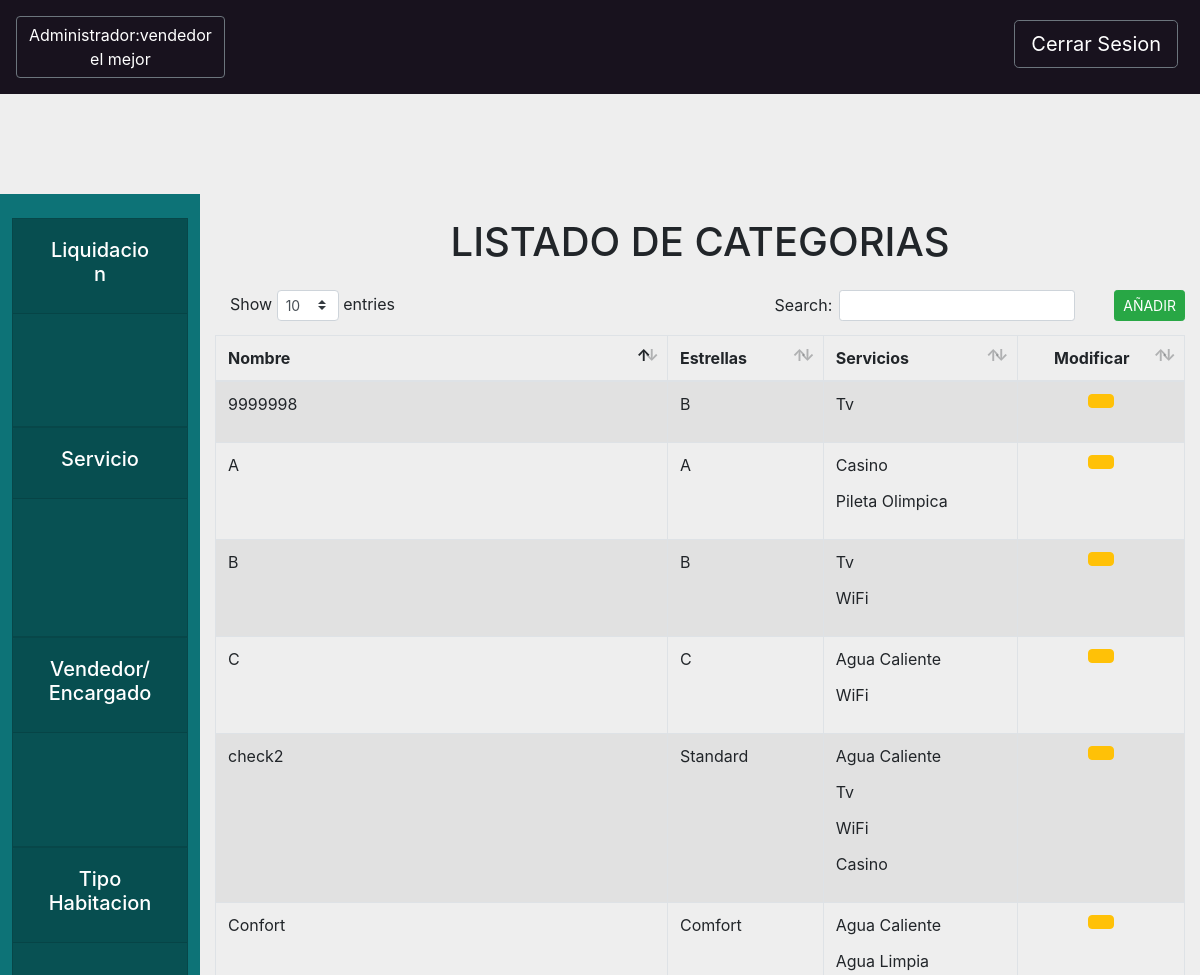
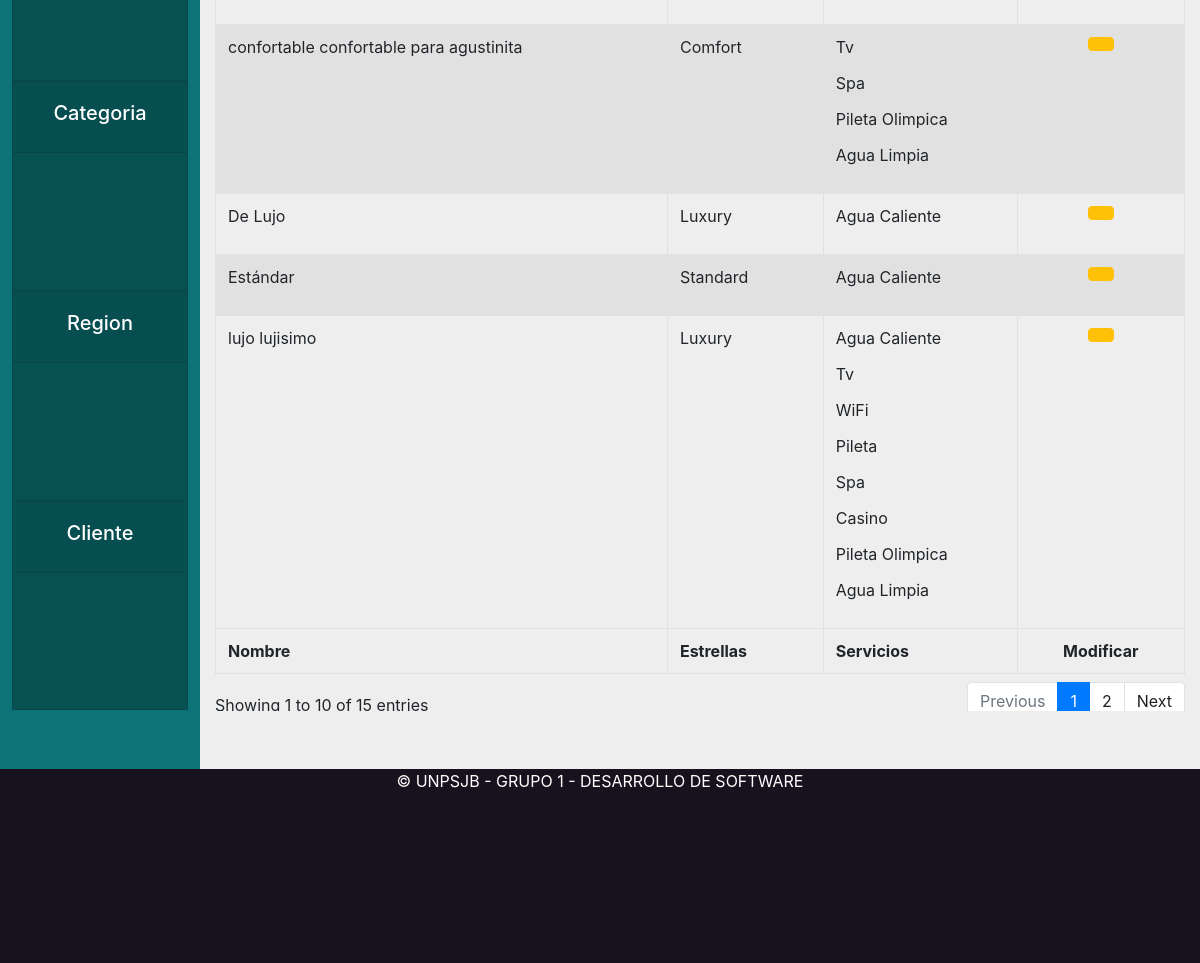
The app's page /core/categoria (signed in) with its own data (2 pictures, top to bottom).
### core/models.py (models this page shows, shortened)
class Persona(models.Model):
    DNI = 0
    PASAPORTE = 1
    LIBRETA = 2
    TIPOS_DOCUMENTO = (
        (DNI, "DNI"),
        (PASAPORTE, "PASAPORTE"),
        (LIBRETA, "LIBRETA")
    )
    objects = PersonaManager.from_queryset(PersonaQuerySet)()
    tipo_documento = models.PositiveSmallIntegerField(choices=TIPOS_DOCUMENTO)
    documento = models.CharField(max_length=13)
    nombre = models.CharField(max_length=200)
    apellido = models.CharField(max_length=200)
    usuario = models.OneToOneField(User, null=True, blank=True, on_delete=models.SET_NULL)

class Categoria(models.Model):
    ESTRELLA_A = 0
    ESTRELLA_B = 1
    ESTRELLA_C = 2
    ESTRELLA_1 = 3
    ESTRELLA_2 = 4
    ESTRELLA_3 = 5
    ESTRELLA_4 = 6
    ESTRELLA_5 = 7
    ESTRELLAS = (
        (ESTRELLA_A, "A"),
        (ESTRELLA_B, "B"),
        (ESTRELLA_C, "C"),
        (ESTRELLA_1, "Tourist"),
        (ESTRELLA_2, "Standard"),
        (ESTRELLA_3, "Comfort"),
        (ESTRELLA_4, "First Class"),
        (ESTRELLA_5, "Luxury"),
    )
    estrellas = models.PositiveSmallIntegerField(choices=ESTRELLAS)
    nombre = models.CharField(max_length=200)
    servicios = models.ManyToManyField(Servicio)
    def estrellasStr(self):
        return self.get_estrellas_display()
    def __str__(self):
        return self.nombre

class Servicio(models.Model):
    nombre = models.CharField(max_length=200)
    descripcion = models.CharField(max_length=800)

### core/views.py (the view)
# urls.py: path('categoria',views.categoria, name="categoria"),
def categoria(request):
    personaInstancia = request.user.persona
    colCategorias = Categoria.objects.all()
    return render(request, "core/categoriaAdmin.html", {"colCategorias": colCategorias,"administrador":personaInstancia})

### core/templates/core/categoriaAdmin.html (shortened to what this page needs)
{% extends 'base/base_administrador.html'%}
{% load static %}
{% block header %}
<button onclick="location.href='/core/homeAdministrador'" style="text-decoration:none"
    class="rounded-1 btn  btn-outline-secondary text-white ">Administrador:{% if administrador %}{{administrador.nombre}} {{administrador.apellido}}{% endif %}</button>
{% endblock header %}
{% block content %}
<div class="formularioRegion" id="vistaLocalidades">
<center><h1 class="my-4">LISTADO DE CATEGORIAS</h1></center>
    <table id="example1" class="table table-striped table-bordered" style="width:100%">
        <thead>
            <tr>
                <button type="button" class="btn btn-success ml-4 float-right btn-sm" data-toggle="modal"
                    data-target="#crearCategoria"
                    onclick="abrir_modal('{% url 'core:modalCrearCategoria' %}','#crearCategoria');">
                    AÑADIR</button>
                <th>Nombre</th>
                <th>Estrellas</th>
                <th>Servicios</th>
                <th>
                    <Center>Modificar</Center>
                </th>
            </tr>
        </thead>
        <tbody>
            {% for categoria in colCategorias %}
            <tr>
                <td>{{categoria.nombre}}</td>
                <td>{{categoria.estrellasStr}}</td>
                <td> {% for servicioCat in categoria.servicios.all %}
                    <p>{{servicioCat.nombre}}</p>
                    {% endfor %}
                </td>
                <td>
                    <center>
                        <button type="button" class="btn btn-warning" data-toggle="modal"
                            data-target="#modificarCategoria"
                            onclick="abrir_modal('{% url 'core:modalModificarCategoria' categoria %}','#modificarCategoria');">
                        </button>
                    </center>
                </td>
            </tr>
            {% endfor %}
        </tbody>
        <tfoot>
            <tr>
                <th>Nombre</th>
                <th>Estrellas</th>
                <th>Servicios</th>
                <th>
                    <Center>Modificar</Center>
                </th>
            </tr>
        </tfoot>
    </table>
</div>
{% endblock content %}

### static/css/styleBase.css (style rules this page uses)
.bodyComplete { background-color: #eeeeee; width: 100%; height: 100%; }

### records on screen
Persona: nombre "vendedor", apellido "el mejor"
Categoria: nombre "A", estrellasStr "A"
Servicio: nombre "Casino"
Servicio: nombre "Pileta Olimpica"
Categoria: nombre "B", estrellasStr "B"
Servicio: nombre "Tv"
Servicio: nombre "WiFi"
Categoria: nombre "C", estrellasStr "C"
Servicio: nombre "Agua Caliente"
Categoria: nombre "Estándar", estrellasStr "Standard"
Categoria: nombre "Confort", estrellasStr "Comfort"
Servicio: nombre "Agua Limpia"
Categoria: nombre "De Lujo", estrellasStr "Luxury"
Categoria: nombre "lujo lujisimo", estrellasStr "Luxury"
Servicio: nombre "Pileta"
Servicio: nombre "Spa"
Categoria: nombre "confortable confortable para agustinita", estrellasStr "Comfort"
Categoria: nombre "9999998", estrellasStr "B"
Categoria: nombre "check2", estrellasStr "Standard"
